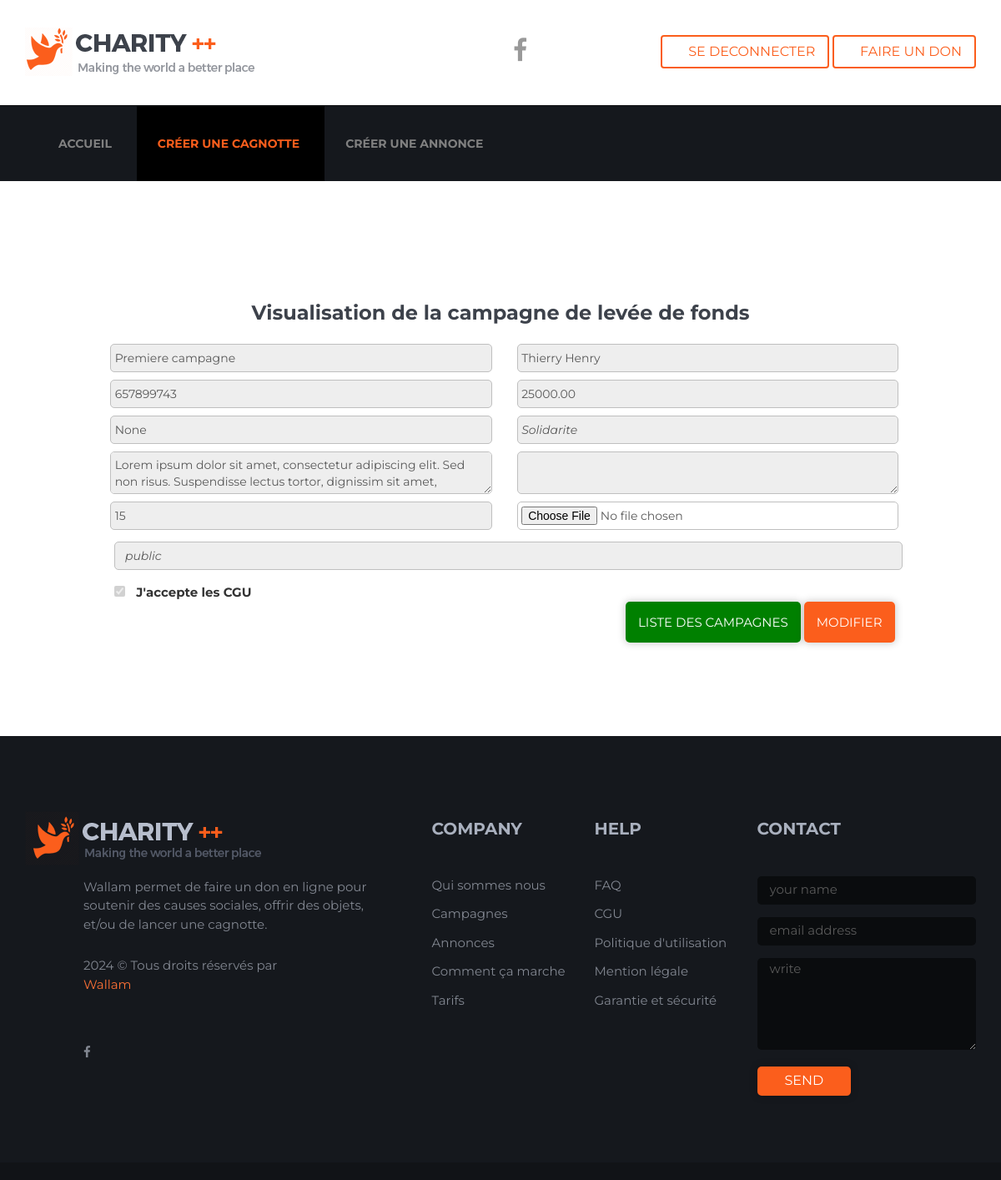
Before: /campaign/1/ (signed in) with the older database file.
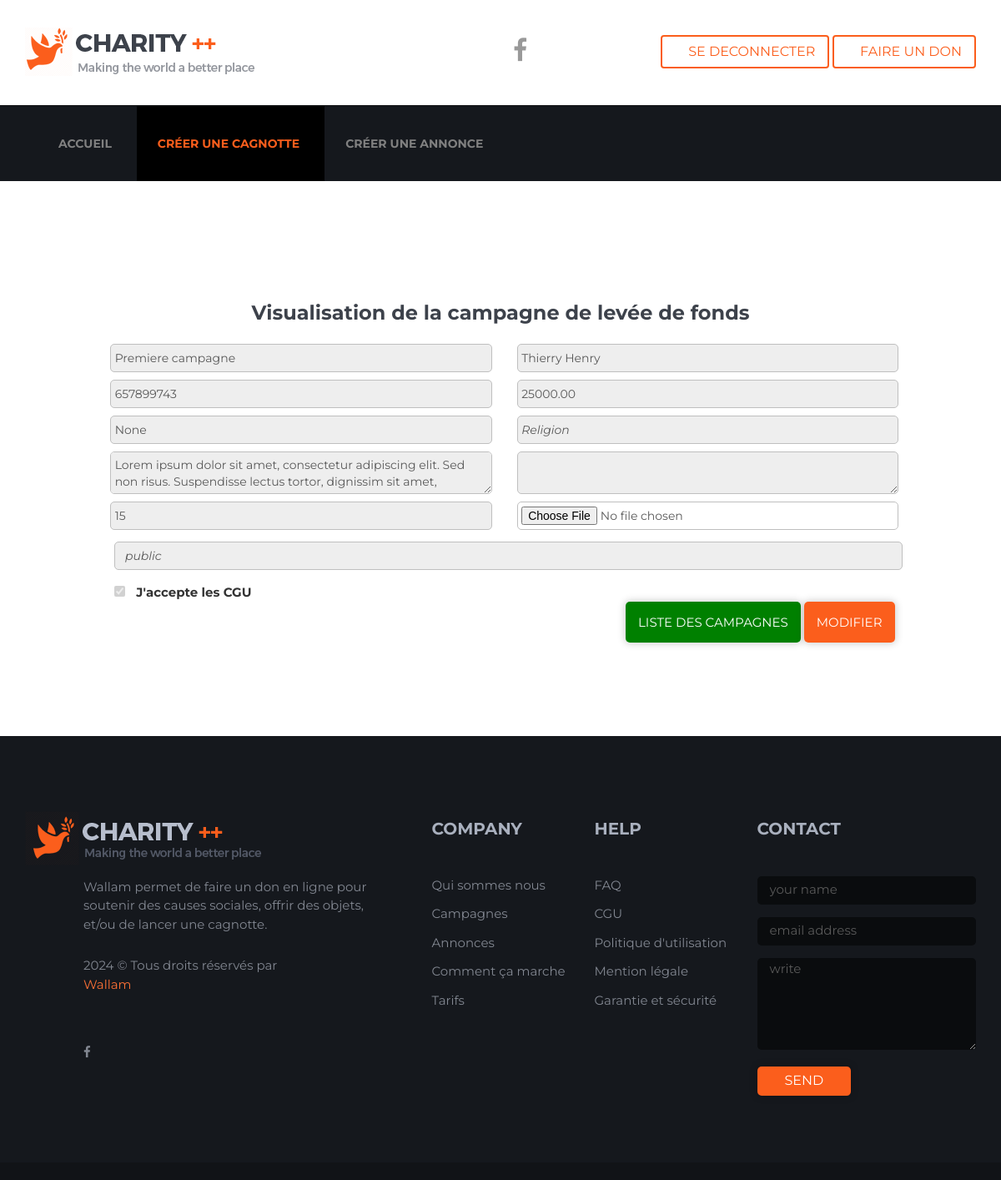
After: the same page with the newer database file.
### campaign/models.py (models this page shows, shortened)
class Campaign(models.Model):
    VISIBILITY_CHOICES = [
        ('public', 'Publique'),
        ('private', 'Privée'),
    ]
    STATUS_CHOICES = [
        ('encours', 'Encours'),
        ('terminee', 'Terminee'),
    ]
    user = models.ForeignKey(User, on_delete=models.CASCADE,
                             related_name="campaigns")  # L'utilisateur qui crée la campagne
    title = models.CharField(max_length=255)
    beneficiary = models.CharField(max_length=255)
    beneficiary_phone = models.CharField(max_length=15)
    goal = models.DecimalField(max_digits=10, decimal_places=2, blank=True, null=True)
    duration = models.IntegerField(help_text="Durée en jours")
    code = models.CharField(max_length=50, blank=True, null=True)
    category = models.ForeignKey(Category,  on_delete=models.SET_NULL, blank=True, null=True)
    description = models.TextField()
    reward = models.TextField(blank=True, null=True)
    uploaded_files = models.FileField(upload_to="campaign_files/", blank=True, null=True)
    visibility = models.CharField(max_length=10, choices=VISIBILITY_CHOICES, default='public')
    terms_accepted = models.BooleanField(default=False)
    status = models.CharField(max_length=20, choices=STATUS_CHOICES, default='encours')
    urgent = models.BooleanField(default=False)
    created_at = models.DateTimeField(auto_now_add=True)
    updated_at = models.DateTimeField(auto_now=True)

class Category(models.Model):
    name = models.CharField(max_length=100)
    description = models.CharField(max_length=100, null=True, blank=True)
    created_at = models.DateTimeField(auto_now_add=True)
    active = models.BooleanField(default=True)

### campaign/views.py (the view)
# urls.py: path("campaign/<int:pk>/", views.campaign_detail_view, name="campaign_detail"),
@login_required
def campaign_detail_view(request, pk):
    campaign = get_object_or_404(Campaign, pk=pk)
    context = {
        "campaign": campaign
    }
    return render(request, "campaign/detail_campaign.html", context)

### templates/campaign/detail_campaign.html (shortened to what this page needs)
{% extends 'default.html' %}
{% load static %}
{% block menu %}
<ul class="nav navbar-nav">
    <li>
        <a href="{% url 'index' %}">Accueil</a>
    </li>
    <li class="current">
        <a href="{% url 'create_campaign' %}">Créer une cagnotte</a>
    </li>
    <li><a href="{% url 'announce' %}">Créer une annonce</a></li>
</ul>
{% endblock %}
{% block content %}
<section class="contact-main-content section-padding">
    <div class="row map-concate-form">
        <div class="col col-xs-12">
        </div>
        <div class="contact-form">
            <div class="container">
                <div class="row  wow bounceInUp">
                    <div class="col col-md-10 col-md-offset-1 form-inner">
                        {% if amount %}
                        <h3 style="text-align: center; margin:2%;">Vous avez fait un DON de : {{ amount }} FCFA</h3>
                        {% else %}
                        <h3 style="text-align: center; margin:2%;">Visualisation de la campagne de levée de fonds</h3>
                        {% endif %}
                        <form action="#" class="form row" method="post">
                            <div class="col col-md-6">
                                <input class="form-control" type="text" name="title" value="{{ campaign.title }}" disabled style="padding:1%; margin:1%; border-radius:5px !important;">
                            </div>
                            <div class="col col-md-6">
                                <input class="form-control" type="text" name="beneficiary" value="{{ campaign.beneficiary }}" disabled style="padding:1%; margin:1%; border-radius:5px !important;">
                            </div>
                            <div class="col col-md-6">
                                <input class="form-control" type="text" name="beneficiary_phone" value="{{ campaign.beneficiary_phone }}" disabled style="padding:1%; margin:1%; border-radius:5px !important;">
                            </div>
                            <div class="col col-md-6">
                                <input class="form-control" type="number" step="0.01" name="goal" value="{{ campaign.goal }}" disabled style="padding:1%; margin:1%; border-radius:5px !important;">
                            </div>
                            <div class="col col-md-6">
                                <input class="form-control" type="text" name="code" value="{{ campaign.code }}" disabled style="padding:1%; margin:1%; border-radius:5px !important;">
                            </div>
                            <div class="col col-md-6">
                                <select class="form-control" name="category" disabled style="padding:1%; margin:1%; border-radius:5px !important;">
                                    <option value="{{ campaign.category.pk }}">{{ campaign.category.name }}</option>
                                </select>
                            </div>
                            <div class="col col-md-6">
                                <textarea class="form-control" name="description" disabled style="padding:1%; margin:1%; border-radius:5px !important;">{{ campaign.description }}</textarea>
                            </div>
                            <div class="col col-md-6">
                                <textarea class="form-control" name="reward" disabled style="padding:1%; margin:1%; border-radius:5px !important;">{{ campaign.reward }}</textarea>
                            </div>
                            <div class="col col-md-6">
                                <input class="form-control" type="number" name="duration" value="{{ campaign.duration }}" disabled style="padding:1%; margin:1%; border-radius:5px !important;">
                            </div>
                            <div class="col col-md-6">
                                <input class="form-control" type="file" name="uploaded_files" style="padding:1%; margin:1%; border-radius:5px !important;">
                            </div>
                            <div class="col col-md-12">
                                <select class="form-control" name="visibility" disabled style="margin:1%; border-radius:5px !important;">
                                    <option value="{{ campaign.visibility }}">{{ campaign.visibility }}</option>
                                </select>
                            </div>
                            {% if amount %}
                            <div class="col col-md-12" style="margin-top:1% !important;">
                                <h4>Merci de soutenir notre cause, <a href="{% url 'index' %}">Retour à la page d'accueil</a></h4>
                            </div>
                            {% else %}
                            <div class="col col-md-12">
                                <div class="form-check">
                                    <input class="form-check-input" type="checkbox" name="terms_accepted" id="terms" {% if campaign.terms_accepted %} checked {% endif %} disabled style="margin:1%">
                                    <label class="form-check-label" for="terms">J'accepte les CGU</label>
                                </div>
                            </div>
                            <div class="col col-md-12" style="text-align: right; margin-top:1% !important;">
                                <a href="#" class="bnt theme-btn" style="background-color: green !important;">Liste des campagnes</a>
                                <a href="{% url 'edit_campaign' pk=campaign.pk %}" class="bnt theme-btn">Modifier</a>
                            </div>
                            {% endif %}
                        </form>
                    </div>
                </div>
            </div>
        </div>
    </div>
</section>
{% endblock %}

### templates/default.html (shortened to what this page needs)
{% load static %}
<!DOCTYPE html>
<html lang="en">
<head>
    <link href="{% static 'css/font-awesome.min.css' %}" rel="stylesheet">
    <link href="{% static 'css/flaticon.css' %}" rel="stylesheet">
    <link href="{% static 'css/bootstrap.min.css' %}" rel="stylesheet">
    <link href="{% static 'css/animate.css' %}" rel="stylesheet">
    <link href="{% static 'css/slick.css' %}" rel="stylesheet">
    <link href="{% static 'css/slick-theme.css' %}" rel="stylesheet">
    <link href="{% static 'css/bootstrap-touchspin.css' %}" rel="stylesheet">
    <link href="{% static 'css/owl.carousel.css' %}" rel="stylesheet">
    <link href="{% static 'css/owl.theme.css' %}" rel="stylesheet">
    <link href="{% static 'css/owl.transitions.css' %}" rel="stylesheet">
    <link href="{% static 'css/jquery.fancybox.css' %}" rel="stylesheet">
    <link href="{% static 'css/style.css' %}" rel="stylesheet">
</head>
<body>
    <div class="page-wrapper home-style-three">
        <header id="header" class="header-style-four">
            <div class="top-bar">
                <div class="container">
                    <div class="row">
                        <div class="col col-lg-6 col-md-5 col-sm-5">
                            <div class="logo">
                                <a href="{% url 'index' %}"><img src="{% static 'images/logo-2.png' %}" alt class="img img-responsive"></a>
                            </div>
                        </div>
                        <div class="col col-lg-6 col-md-7 col-sm-7 social-links-btns">
                            <div class="social">
                                <ul>
                                    <li><a href="#"><i class="fa fa-facebook"></i></a></li>
                                </ul>
                            </div>
                            <div class="btns">
                                {% if user.is_authenticated %}
                                <a href="{% url 'logout' %}" class="btn theme-btn-s2"><i class="fi flaticon-black"></i> Se deconnecter</a>
                                {% else %}
                                <a href="{% url 'login' %}" class="btn theme-btn-s2"><i class="fi flaticon-black"></i> Se connecter</a>
                                {% endif %}
                                <a href="#" class="btn theme-btn-s2"><i class="fi flaticon-water"></i> Faire un don</a>
                            </div>
                        </div>
                    </div>
                </div>
            </div>
            <nav class="navigation navbar navbar-default" id="main-navigation">
                <div class="container">
                    <div id="navbar" class="navbar-collapse collapse">
                        {% block menu %}{% endblock %}
                    </div>
                </div>
            </nav>
        </header>
        {% block content %}
        {% endblock %}
        <footer>
            <div class="container">
                <div class="row upper-footer">
                    <div class="col col-md-5 col-xs-6">
                        <div class="widget about-widget">
                            <div class="logo">
                                <img src="{% static 'images/logo.png' %}" alt class="img img-responsive">
                            </div>
                            <div class="details">
                                <p>Wallam permet de faire un don en ligne pour soutenir des causes sociales, offrir des objets, et/ou de lancer une cagnotte.</p>
                                <p class="copyright">
                                    2024 &copy; Tous droits réservés par <span><a href="#">Wallam</a></span>
                                </p>
                                <ul class="social-links">
                                    <li><a href="#"><i class="fa fa-facebook"></i></a></li>
                                </ul>
                            </div>
                        </div>
                    </div>
                    <div class="col col-md-2 col-xs-6">
                        <div class="widget">
                            <h3>Company</h3>
                            <ul>
                                <li><a href="#">Qui sommes nous</a></li>
                                <li><a href="{% url 'campaign_list' %}">Campagnes</a></li>
                                <li><a href="{% url 'donation_list' %}">Annonces</a></li>
                                <li><a href="{% url 'how_it_work' %}">Comment ça marche</a></li>
                                <li><a href="{% url 'tarifs' %}">Tarifs</a></li>
                            </ul>
                        </div>
                    </div>
                    <div class="col col-md-2 col-xs-6">
                        <div class="widget">
                            <h3>Help</h3>
                            <ul>
                                <li><a href="{% url 'faq' %}">FAQ</a></li>
                                <li><a href="{% url 'cgu' %}">CGU</a></li>
                                <li><a href="#">Politique d'utilisation</a></li>
                                <li><a href="{% url 'mention_legale' %}">Mention légale</a></li>
                                <li><a href="{% url 'garantie_securite' %}">Garantie et sécurité</a></li>
                            </ul>
                        </div>
                    </div>
                    <div class="col col-md-3 col-xs-6">
                        <div class="widget contact-widget">
                            <h3>Contact</h3>
                            <div>
                                <form action="#" class="form">
                                    <div>
                                        <input type="text" class="form-control" placeholder="your name" required>
                                    </div>
                                    <div>
                                        <input type="email" class="form-control" placeholder="email address" required>
                                    </div>
                                    <div>
                                        <textarea placeholder="write"></textarea>
                                    </div>
                                    <div>
                                        <button class="btn theme-btn" type="submit">Send</button>
                                    </div>
                                </form>
                            </div>
                        </div>
                    </div>
                </div>
            </div>
            <div class="row lower-footer">
                <div class="col col-xs-12">
                </div>
            </div>
        </footer>
    </div>
</body>
</html>

Changed rows visible on the page:
changed Campaign "Premiere campagne": category "Solidarite" → "Religion"
